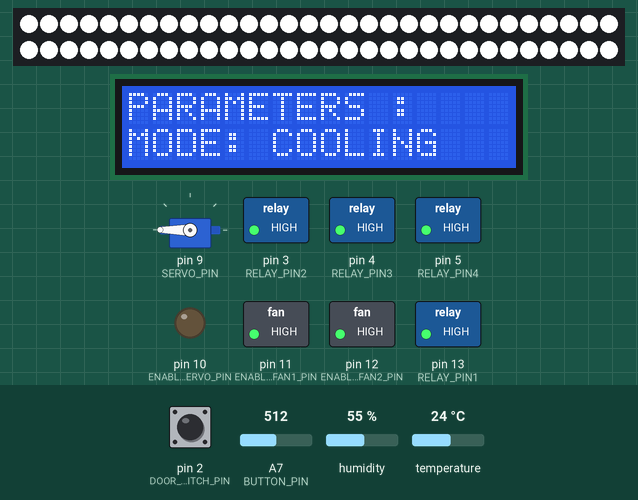
Simulated run of this sketch. Board: Arduino Nano, built with avr-gcc and run on an emulated ATmega328P. On the bench: 60 RGB LEDs in strip order, left to right, continuing on the next row, servo, 16×2 character LCD, switched loads named in the sketch (green lamp = pin HIGH), output pins drawn as LEDs (lit = HIGH). Dashed ring = blinking. Inputs (shaded band) come from the test bench; at power-on: A7 (BUTTON_PIN) = 512, pin 2 (DOOR_SWITCH_PIN) HIGH, humidity 55 %, temperature 24 °C.

Above: at 3.39 s.
3.4 s: A7 (BUTTON_PIN) set to 487
8.4 s: A7 (BUTTON_PIN) set to 459
At 10.79 s:
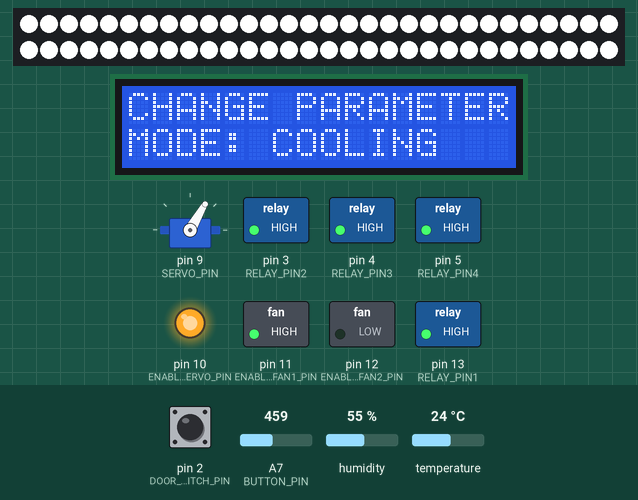
10.8 s: pin 2 (DOOR_SWITCH_PIN) pulled LOW for 0.15 s
At 11.09 s:
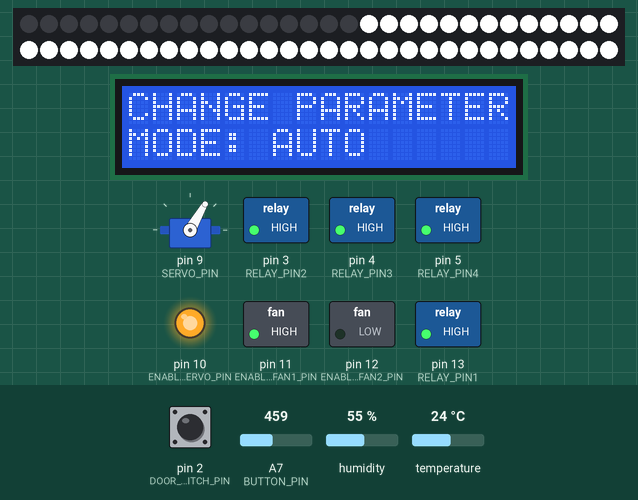
12.9 s: pin 2 (DOOR_SWITCH_PIN) pulled LOW for 1 s
At 13.64 s:
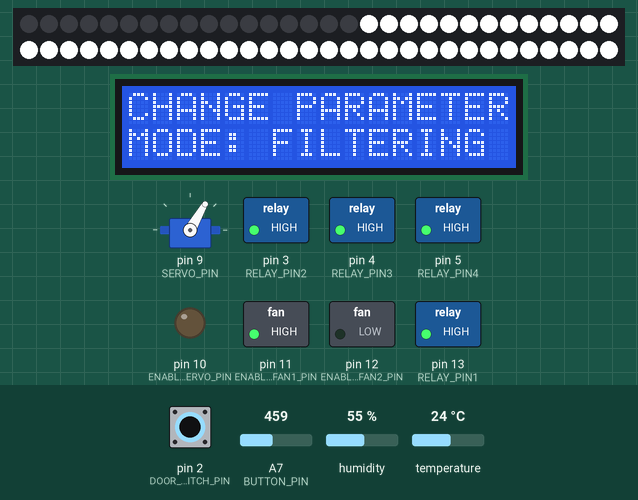
15.4 s: pin 2 (DOOR_SWITCH_PIN) pulled LOW for 3.2 s
At 19.1 s:
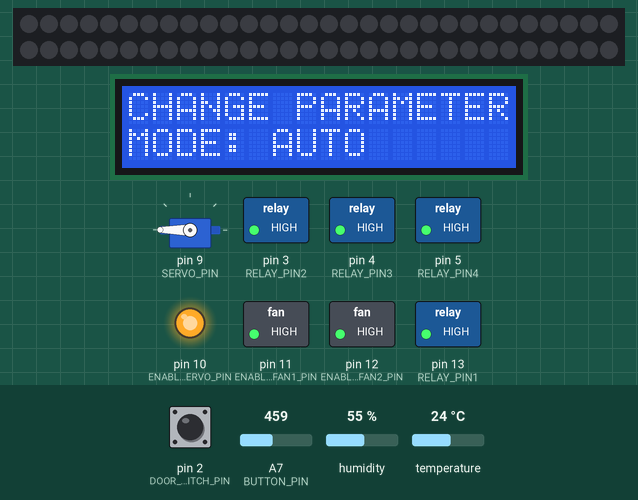
20.1 s: A7 (BUTTON_PIN) set to 258
24.0 s: A7 (BUTTON_PIN) set to 238
At 25.7 s:
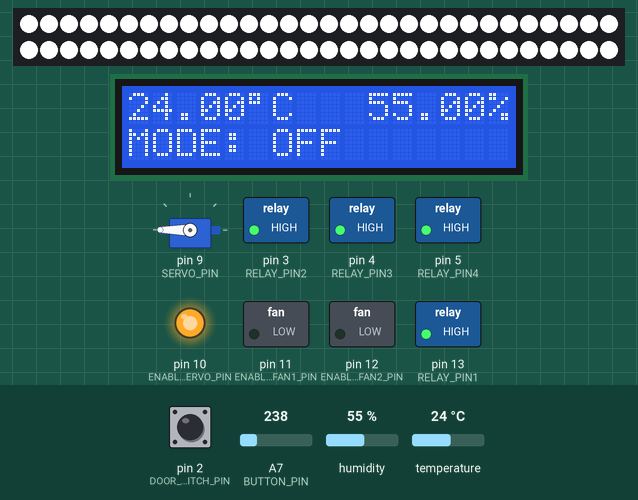
Timing chart, 0 to 27.7 s (numbered marks = the images above; inputs shaded):
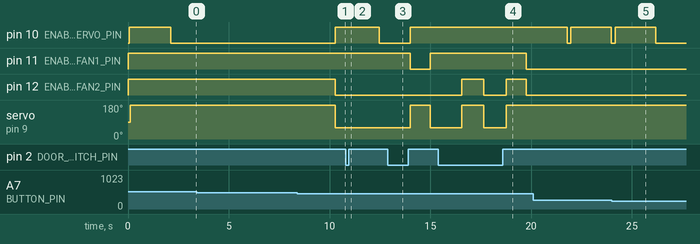

The sketch:

main_arduino.ino
```cpp
#include <Wire.h>
#include <LiquidCrystal_I2C.h>
#include "DHT.h"
#include <Servo.h>
#include <Adafruit_NeoPixel.h>


// LCD screen pins : A4 -> SDA
//                   A5 -> SCL

#define BTNRIGHT 0
#define BTNUP 1
#define BTNDOWN 2
#define BTNLEFT 3
#define BTNNONE 4
#define debounceBTN 150


#define RELAY_PIN1 13
#define RELAY_PIN2 3
#define RELAY_PIN3 4
#define RELAY_PIN4 5

#define PIXEL_PIN 6
#define DHT_PIN 7
#define SERVO_PIN 9
#define ENABLE_SERVO_PIN 10
#define ENABLE_FAN1_PIN 11
#define ENABLE_FAN2_PIN 12
#define DOOR_SWITCH_PIN 2
#define BUTTON_PIN A7

#define DHT_TYPE DHT22
#define REFRESH_DISP 200
#define REFRESH_LIGHTS 500
#define REFRESH_AIRFLOW 1000
#define REFRESH_TEMP 5000
#define TIME_TO_IDLE 600000
#define SERVO_ACTIVE_TIME 2000
#define AUTO_AIRFLOW_REFRESH 30000
#define ANIMATION_DELAY 2500

#define closedState 60
#define openedState 250


Adafruit_NeoPixel strip = Adafruit_NeoPixel(60, PIXEL_PIN, NEO_GRB + NEO_KHZ800);
LiquidCrystal_I2C lcd(0x27, 2, 1, 0, 4, 5, 6, 7, 3, POSITIVE); // Set the LCD I2C address
DHT dht(DHT_PIN, DHT_TYPE);
Servo myservo;


unsigned long lastExecDHT = 0;
unsigned long lastExecLIGHT = 0;
unsigned long lastExecAirFlow = 0;
unsigned long lastExecDISP = 0;
unsigned long activatedServo = 0;
unsigned long lastAction = 0;
unsigned long lastAutoAirFlow = 0;

float humidity = 0;
float temperature = 0;
byte lightMode = 0; // 0:DEFAULT | 1:ALWAYS ON | 2:ALWAYS OFF | 3:ANIMATION
byte lightState = 0;
byte servoState = openedState; // SERVO VALUE SEE closedState and openedState
bool servoEnState = 0; // enable or disable servo
bool fan1State = 1;
bool fan2State = 1;
byte coolingMode = 0; // 0:COOLING | 1:AUTO | 2:HEAT | 3:NONE
byte coolingState = 0;
byte menu_state = 0; // 0:MAIN | 1:VIEWPARAMS | 2:CHANGEPARAMS
byte menu2_state = 0; // 0:MAIN | 1:COOLING | 2:LIGHT | 3:3DPrinterState

bool printerState = 1;

bool backLightState = 1;

float controlledTemp = 40;

// =======================================================SETUP===============================================================
void setup()
{
  //Serial.begin(115200);
  setupfcn();
  startAnimation();
}


// =======================================================LOOP===============================================================
void loop()
{
   unsigned long rightNow = millis();

   // get new temp/hum readings
   updateDHT(rightNow);

   updateENABLESERVO(rightNow);
   // Set lights
   manageLight(rightNow);

   // Set airflow control
   manageAirFlow(rightNow);

   //check buttons and update display
   updateDISPLAY(rightNow);

   //check to make screen go dark
   checkForIdle(rightNow);
   //Serial.println(millis());
}


void manageAirFlow(unsigned long currentTime){
  if (currentTime > lastExecAirFlow+REFRESH_AIRFLOW)
  {

    switch(coolingMode){
      case 0: // COOLING
        if (coolingState != 0){
          controlServo(openedState, currentTime);
          digitalWrite(ENABLE_FAN1_PIN, HIGH);
          fan1State = 1;
          digitalWrite(ENABLE_FAN2_PIN, HIGH);
          fan2State = 1;
          coolingState = 0;
        }
        break;

      case 1: // AUTO
        if (coolingState != 1){
          coolingState = 1;
        }
        break;

      case 2: // HEAT
        if (coolingState != 2){
          controlServo(closedState, currentTime);
          digitalWrite(ENABLE_FAN1_PIN, HIGH);
          fan1State = 1;
          digitalWrite(ENABLE_FAN2_PIN, LOW);
          fan2State = 0;
          coolingState = 2;
        }
        break;

      case 3: // OFF
        if (coolingState != 3){
          controlServo(openedState, currentTime);
          digitalWrite(ENABLE_FAN1_PIN, LOW);
          fan1State = 0;
          digitalWrite(ENABLE_FAN2_PIN, LOW);
          fan2State = 0;
          coolingState = 3;
        }
        break;
    }
    lastExecAirFlow = millis();
  }


  // Auto control section
  if (coolingState == 1){
    if (currentTime > lastAutoAirFlow+AUTO_AIRFLOW_REFRESH){
      float tempDifference = temperature-controlledTemp;

      if (tempDifference < -15){ //room too cold, but printer off
        if (fan1State != 0){
          digitalWrite(ENABLE_FAN1_PIN, LOW);
          fan1State = 0;
        }
        if (fan2State != 0){
          digitalWrite(ENABLE_FAN2_PIN, LOW);
          fan2State = 0;
        }
        if (servoState != openedState){
          controlServo(openedState, currentTime);
        }
      }

      else if (tempDifference < -5){ //room too cold, but printer on
        if (fan1State != 1){
          digitalWrite(ENABLE_FAN1_PIN, HIGH);
          fan1State = 1;
        }
        if (fan2State != 0){
          digitalWrite(ENABLE_FAN2_PIN, LOW);
          fan2State = 0;
        }
        if (servoState != closedState){
          controlServo(closedState, currentTime);
        }
      }

      else if (abs(tempDifference) < 5){ //room about right
        if (fan1State != 1){
          digitalWrite(ENABLE_FAN1_PIN, HIGH);
          fan1State = 1;
        }
        if (fan2State != 0){
          digitalWrite(ENABLE_FAN2_PIN, LOW);
          fan2State = 0;
        }
        if (servoState != openedState){
          controlServo(openedState, currentTime);
        }
      }
      else if (tempDifference > 5){ //room too hot
        if (fan1State != 1){
          digitalWrite(ENABLE_FAN1_PIN, HIGH);
          fan1State = 1;
        }
        if (fan2State != 1){
          digitalWrite(ENABLE_FAN2_PIN, HIGH);
          fan2State = 1;
        }
        if (servoState != openedState){
          controlServo(openedState, currentTime);
        }
      }

      else { //room too hot
        // do nothing
      }
      lastAutoAirFlow = millis();
    }
  }
}


void controlServo(byte servoCommand, unsigned long currentTime){
  digitalWrite(ENABLE_SERVO_PIN, HIGH);
  servoEnState = 1;
  myservo.write(servoCommand);
  servoState = servoCommand;
  activatedServo = currentTime;
}

void updateENABLESERVO(unsigned long currentTime){
     if ((currentTime > activatedServo+SERVO_ACTIVE_TIME)&&(servoEnState)){
      digitalWrite(ENABLE_SERVO_PIN, LOW);
      servoEnState = 0;
   }
}


//byte lightMode = 0; // 0:DEFAULT | 1:ALWAYS ON | 2:ALWAYS OFF | 3:ANIMATION
void manageLight(unsigned long currentTime){
  if (currentTime > lastExecLIGHT+REFRESH_LIGHTS)
  {
    //Serial.print("LIGHTS");
    bool doorSwitch = digitalRead(DOOR_SWITCH_PIN);
    bool boolLightState = 0;
    if (lightState>0){boolLightState = 1;}
    switch(lightMode){
      case 0: // default
        if (doorSwitch != boolLightState){
          if (doorSwitch){
            turnLightsOn();
            lightState = 1;
          }
          else {
            turnLightsOff();
            lightState = 0;
          }
        }
        break;

      case 1: // always on
        if (lightState != 1){
          turnLightsOn();
          lightState = 1;
        }
        break;

      case 2: // always off
        if (lightState != 0){
          turnLightsOff();
          lightState = 0;
        }
        break;

      case 3: // ANIMATION
        if (lightState != 1){
          turnLightsOn();
          lightState = 1;
        }
        break;

    }
    lastExecLIGHT = millis();
  }
}

void turnLightsOn(){
  colorWipe(strip.Color(255, 255, 255), 5);
}

void turnLightsOff(){
  colorWipe(strip.Color(0, 0, 0), 5);
}


void checkForIdle(unsigned long currentTime){
  if (currentTime > lastAction+TIME_TO_IDLE)
   {
      lcd.noBacklight();
      backLightState = 0;
   }
}


void updateDHT(unsigned long currentTime){
  if (currentTime > lastExecDHT+REFRESH_TEMP)
   {
      //Serial.print("DHT");
      humidity = dht.readHumidity();
      temperature = dht.readTemperature();
      lastExecDHT = currentTime;
   }
}


//void updateLCD(unsigned long currentTime){
//  byte btn = read_LCD_buttons();
//   if (btn == BTNNONE){
//     if (currentTime > lastExecDISP+REFRESH_DISP)
//     {
//        simpleInfo(btn);
//     }
//   }
//   else {
//    if (currentTime > lastExecDISP+REFRESH_DISP)
//     {
//        interpretBTN(btn);
//        simpleInfo(btn);
//     }
//   }
//}
//
//void simpleInfo(byte btn){
//  lcd.home ();
//  lcd.print("MENU1: ");
//  lcd.print(String(menu_state));
//  lcd.print(" ");
//  lcd.print(String(btn));
//  lcd.print("        ");
//  lcd.setCursor ( 0, 1 );
//  lcd.print("MENU2: ");
//  lcd.print(String(menu2_state));
//  lcd.print(" ");
//  lcd.print(String(analogRead(BUTTON_PIN)));
//  lcd.print("       ");
//}

//byte menu_state = 0; // 0:MAIN | 1:VIEWPARAMS | 2:CHANGEPARAMS
//byte menu2_state = 0 // 0:COOLING | 1:TEMP | 2:LIGHT | 3:3DPrinterState
//byte coolingMode = 0; // 0:COOLING | 1:AUTO | 2:HEAT | 3:NONE
//byte lightMode = 0; // 0:DEFAULT | 1:ALWAYS ON | 2:ALWAYS OFF | 3:ANIMATION

void updateDISPLAY(unsigned long currentTime){
   byte btn = read_LCD_buttons();
   if (btn == BTNNONE){
     if (currentTime > lastExecDISP+REFRESH_DISP)
     {
        generateDisplay();
     }
   }
   else {
    if (currentTime > lastExecDISP+REFRESH_DISP)
     {
        interpretBTN(btn);
        generateDisplay();
     }
  }
}


void interpretBTN(byte btn){
  if (menu_state == 0){
    switch (btn){
      case BTNRIGHT :
        menu_state = 1;
        menu2_state = 0;
        break;

      case BTNDOWN :
        menu_state = 1;
        menu2_state = 0;
        break;

      case BTNUP :
        menu_state = 1;
        menu2_state = 3;
        break;
    }
  }

  else if (menu_state == 1){
    switch (btn){
      case BTNRIGHT :
        menu_state = 2;
        break;

      case BTNLEFT :
        menu_state = 0;
        break;

      case BTNDOWN :
        menu2_state = menu2_state+1;
        if (menu2_state>3){
          menu2_state = 0;
        }
        break;

      case BTNUP :
        if (menu2_state==0){
          menu2_state = 3;
        }
        else{
          menu2_state = menu2_state-1;
        }
        break;
     }
  }

  else if (menu_state == 2){
    switch (btn){
      case BTNRIGHT :
        menu_state = 0;
        break;

      case BTNLEFT :
        menu_state = 1;
        break;

      case BTNDOWN :
        switch(menu2_state){
          case 0:
            coolingMode = coolingMode + 1;
            if (coolingMode>3){coolingMode = 0;}
            break;

          case 1:
            controlledTemp = controlledTemp - 2;
            break;

          case 2:
            lightMode = lightMode + 1;
            if (lightMode>3){lightMode = 0;}
            break;

          case 3:
            printerState = not printerState;
            break;
        }
        break;

      case BTNUP :
        switch(menu2_state){
          case 0:
            if (coolingMode==0){
              coolingMode = 3;
            }
            else{
              coolingMode = coolingMode-1;
            }
            break;

          case 1:
            controlledTemp = controlledTemp + 2;
            break;

          case 2:
            if (lightMode==0){
              lightMode = 3;
            }
            else{
              lightMode = lightMode-1;
            }
            break;

          case 3:
            printerState = not printerState;
            break;
        }
        break;

     }

  }

}


void generateDisplay(){
  if (menu_state == 0){
    lcd.home ();
    lcd.print(String(temperature));
    lcd.print((char)223);
    lcd.print("C   ");
    lcd.print(String(humidity));
    lcd.print("%");
    lcd.setCursor ( 0, 1 );        // go to the next line
    lcd.print("MODE: ");
    switch (coolingMode){
      case 0:
        lcd.print("COOLING   ");
        break;
      case 1:
        lcd.print("AUTO ");
        lcd.print(String(temperature-controlledTemp));
        break;
      case 2:
        lcd.print("FILTERING ");
        break;
      case 3:
        lcd.print("OFF       ");
        break;
    }
  }


  else {
    if (menu_state == 1){
    lcd.home ();
    lcd.print("PARAMETERS :    ");
    }
    if (menu_state == 2){
    lcd.home ();
    lcd.print("CHANGE PARAMETER");
    }
    lcd.setCursor ( 0, 1 );
    switch(menu2_state){
      case 0:
        lcd.print("MODE: ");
        switch (coolingMode){
          case 0:
            lcd.print("COOLING   ");
            break;
          case 1:
            lcd.print("AUTO      ");
            break;
          case 2:
            lcd.print("FILTERING ");
            break;
          case 3:
            lcd.print("OFF       ");
            break;
          }
          break;


       case 1:
          lcd.print("CTRL TEMP: ");
          lcd.print(String(controlledTemp));
          lcd.print("  ");
          break;


       case 2:
          lcd.print("LIGHT: ");
            switch (lightMode){
              case 0:
                lcd.print("DEFAULT ");
                lcd.print(String(digitalRead(DOOR_SWITCH_PIN)));
                break;
              case 1:
                lcd.print("ALWAYS ON");
                break;
              case 2:
                lcd.print("ALW. OFF ");
                break;
              case 3:
                lcd.print("ANIMATION");
                break;
            }
            break;

        case 3:
          lcd.print("3D PRINTER: ");
          switch(printerState){
            case 0 :
              lcd.print("OFF ");
              digitalWrite(RELAY_PIN1, LOW);
              digitalWrite(RELAY_PIN2, LOW);
              digitalWrite(RELAY_PIN3, LOW);
              digitalWrite(RELAY_PIN4, LOW);

              break;
            case 1 :
              lcd.print("ON  ");
              digitalWrite(RELAY_PIN1, HIGH);
              digitalWrite(RELAY_PIN2, HIGH);
              digitalWrite(RELAY_PIN3, HIGH);
              digitalWrite(RELAY_PIN4, HIGH);
              break;
          }
      }
   }
}


int read_LCD_buttons()
{
 int adc_key_in = analogRead(BUTTON_PIN);      // read the value from the sensor
 // my buttons when read are centered at these valies: 0, 144, 329, 504, 741
 // we add approx 50 to those values and check to see if we are close
 if (adc_key_in > 900) return BTNNONE; // We make this the 1st option for speed reasons since it will be the most likely result
 // For V1.1 us this threshold

 if (backLightState == 0){
    lcd.backlight();
    backLightState = 1;
    startAnimation();
    lastAction = millis();
    return BTNNONE;
 }
 lastAction = millis();
 if (adc_key_in < 50){
   delay(debounceBTN);
   if (analogRead(BUTTON_PIN) < 50){
    return BTNUP;}
   else{return BTNNONE;}}
 if (adc_key_in < 250){
   delay(debounceBTN);
   if (analogRead(BUTTON_PIN) < 250){
     return BTNLEFT;}
   else{return BTNNONE;}}
 if (adc_key_in < 475){
   delay(debounceBTN);
   if (analogRead(BUTTON_PIN) < 475){
     return BTNDOWN;}
   else{return BTNNONE;}}
 if (adc_key_in < 675){
   delay(debounceBTN);
   if (analogRead(BUTTON_PIN) < 675){
     return BTNRIGHT; }
   else{return BTNNONE;}}

 return BTNNONE;  // when all others fail, return this...
}


void setupfcn(){
  pinMode(RELAY_PIN1, OUTPUT);
  digitalWrite(RELAY_PIN1, HIGH);
  pinMode(RELAY_PIN2, OUTPUT);
  digitalWrite(RELAY_PIN2, HIGH);
  pinMode(RELAY_PIN3, OUTPUT);
  digitalWrite(RELAY_PIN3, HIGH);
  pinMode(RELAY_PIN4, OUTPUT);
  digitalWrite(RELAY_PIN4, HIGH);

  strip.begin();
  strip.show();

  dht.begin();

  myservo.attach(SERVO_PIN);

  pinMode(ENABLE_SERVO_PIN, OUTPUT);
  digitalWrite(ENABLE_SERVO_PIN, LOW);
  pinMode(ENABLE_FAN1_PIN, OUTPUT);
  digitalWrite(ENABLE_FAN1_PIN, HIGH);
  pinMode(ENABLE_FAN2_PIN, OUTPUT);
  digitalWrite(ENABLE_FAN2_PIN, HIGH);

  pinMode(DOOR_SWITCH_PIN, INPUT_PULLUP);
  pinMode(BUTTON_PIN, INPUT);


  lcd.begin(16,2);               // initialize the lcd
  lcd.home ();                   // go home

  controlServo(openedState, millis());
}


void startAnimation()
{
  lcd.setCursor ( 0, 0 );lcd.print(">              <");lcd.setCursor ( 0, 1 ); lcd.print(">              <");
  lcd.setCursor ( 0, 0 );lcd.print(">>            <<");lcd.setCursor ( 0, 1 ); lcd.print(">>            <<");
  lcd.setCursor ( 0, 0 );lcd.print(">>>          <<<");lcd.setCursor ( 0, 1 ); lcd.print(">>>          <<<");
  lcd.setCursor ( 0, 0 );lcd.print(">>>>        <<<<");lcd.setCursor ( 0, 1 ); lcd.print(">>>>        <<<<");
  lcd.setCursor ( 0, 0 );lcd.print(">>>>>      <<<<<");lcd.setCursor ( 0, 1 ); lcd.print(">>>>>      <<<<<");
  lcd.setCursor ( 0, 0 );lcd.print(">>>>>>    <<<<<<");lcd.setCursor ( 0, 1 ); lcd.print(">>>>>>    <<<<<<");
  lcd.setCursor ( 0, 0 );lcd.print(">>>>>>>  <<<<<<<");lcd.setCursor ( 0, 1 ); lcd.print(">>>>>>>  <<<<<<<");
  lcd.setCursor ( 0, 0 );lcd.print(">>>>>>>><<<<<<<<");lcd.setCursor ( 0, 1 ); lcd.print(">>>>>>>><<<<<<<<");
  lcd.setCursor ( 0, 0 );lcd.print(">>>>>>>><<<<<<<<");lcd.setCursor ( 0, 1 ); lcd.print(">>>>>>>><<<<<<<<");
  lcd.setCursor ( 0, 0 );lcd.print(">>>>>>>><<<<<<<<");lcd.setCursor ( 0, 1 ); lcd.print(">>>>>>>><<<<<<<<");
  lcd.setCursor ( 0, 0 );lcd.print(">>>>>>>><<<<<<<<");lcd.setCursor ( 0, 1 ); lcd.print(">>>>>>>><<<<<<<<");
  lcd.setCursor ( 0, 0 );lcd.print(" >>>>>>><<<<<<< ");lcd.setCursor ( 0, 1 ); lcd.print(" >>>>>>><<<<<<< ");
  lcd.setCursor ( 0, 0 );lcd.print("  >>>>>><<<<<<  ");lcd.setCursor ( 0, 1 ); lcd.print("  >>>>>><<<<<<  ");
  lcd.setCursor ( 0, 0 );lcd.print("   >>>>><<<<<   ");lcd.setCursor ( 0, 1 ); lcd.print("   >>>>><<<<<   ");
  lcd.setCursor ( 0, 0 );lcd.print("    >>>><<<<    ");lcd.setCursor ( 0, 1 ); lcd.print("    >>>><<<<    ");
  lcd.setCursor ( 0, 0 );lcd.print("     >>><<<     ");lcd.setCursor ( 0, 1 ); lcd.print("     >>><<<     ");
  lcd.setCursor ( 0, 0 );lcd.print("      >><<      ");lcd.setCursor ( 0, 1 ); lcd.print("      >><<      ");
  lcd.setCursor ( 0, 0 );lcd.print("       ><       ");lcd.setCursor ( 0, 1 ); lcd.print("       ><       ");
  lcd.setCursor ( 0, 0 );lcd.print("       <>       ");lcd.setCursor ( 0, 1 ); lcd.print("       <>       ");
  lcd.setCursor ( 0, 0 );lcd.print("      <<>>      ");lcd.setCursor ( 0, 1 ); lcd.print("      <<>>      ");
  lcd.setCursor ( 0, 0 );lcd.print("     <<<>>>     ");lcd.setCursor ( 0, 1 ); lcd.print("     <<<>>>     ");
  lcd.setCursor ( 0, 0 );lcd.print("    <<<<>>>>    ");lcd.setCursor ( 0, 1 ); lcd.print("    <<<<>>>>    ");
  lcd.setCursor ( 0, 0 );lcd.print("   <<<<<>>>>>   ");lcd.setCursor ( 0, 1 ); lcd.print("   <<<<<>>>>>   ");
  lcd.setCursor ( 0, 0 );lcd.print("  <<<<<<>>>>>>  ");lcd.setCursor ( 0, 1 ); lcd.print("  <<<<<<>>>>>>  ");
  lcd.setCursor ( 0, 0 );lcd.print(" <<<<<<<>>>>>>> ");lcd.setCursor ( 0, 1 ); lcd.print(" <<<<<<<>>>>>>> ");
  lcd.setCursor ( 0, 0 );lcd.print("<<<<<<<<>>>>>>>>");lcd.setCursor ( 0, 1 ); lcd.print("<<<<<<<<>>>>>>>>");
  lcd.setCursor ( 0, 0 );lcd.print("<<<<<<<  >>>>>>>");lcd.setCursor ( 0, 1 ); lcd.print("<<<<<<<  >>>>>>>");
  lcd.setCursor ( 0, 0 );lcd.print("<<<<<<    >>>>>>");lcd.setCursor ( 0, 1 ); lcd.print("<<<<<<    >>>>>>");
  lcd.setCursor ( 0, 0 );lcd.print("<<<<<      >>>>>");lcd.setCursor ( 0, 1 ); lcd.print("<<<<<      >>>>>");
  lcd.setCursor ( 0, 0 );lcd.print("<<<<        >>>>");lcd.setCursor ( 0, 1 ); lcd.print("<<<<        >>>>");
  lcd.setCursor ( 0, 0 );lcd.print("<<<          >>>");lcd.setCursor ( 0, 1 ); lcd.print("<<<          >>>");
  lcd.setCursor ( 0, 0 );lcd.print("<<            >>");lcd.setCursor ( 0, 1 ); lcd.print("<<            >>");
  lcd.setCursor ( 0, 0 );lcd.print("<              >");lcd.setCursor ( 0, 1 ); lcd.print("<              >");
  lcd.setCursor ( 0, 0 );lcd.print("   3D Printer   ");lcd.setCursor ( 0, 1 ); lcd.print(" Enclosure v1.0 ");
  delay(1000);

}


// Fill the dots one after the other with a color
void colorWipe(uint32_t c, uint8_t wait) {
  for(uint16_t i=0; i<strip.numPixels(); i++) {
    strip.setPixelColor(i, c);
    strip.show();
    delay(wait);
  }
}
```

Measured:
- the behaviour switches between 475 and 474 on A7 (BUTTON_PIN) (found by bisection; images 0 and 1)
- the behaviour switches between 250 and 249 on A7 (BUTTON_PIN) (found by bisection; images 4 and 5)
- after the input at 8.4 s, pin 10 (ENABLE_SERVO_PIN): LOW → HIGH after 1.9 s; pin 12 (ENABLE_FAN2_PIN): HIGH → LOW after 1.9 s; servo on pin 9 (SERVO_PIN): 180° → 60° after 1.9 s; the display: first differs from a run without the input after 0.22 s (image 1 shows a later state)
- after the input at 10.8 s, pin 10 (ENABLE_SERVO_PIN): HIGH → LOW after 1.7 s; pin 12 (ENABLE_FAN2_PIN): stays LOW (without the input it goes to HIGH after 0.57 s); servo on pin 9 (SERVO_PIN): stays 60° (without the input it goes to 180° after 0.57 s); the display: changes after 0.15 s (image 2)
- after the input at 12.9 s, pin 10 (ENABLE_SERVO_PIN): LOW → HIGH after 1.1 s instead of 0.84 s; pin 11 (ENABLE_FAN1_PIN): HIGH → LOW after 1.1 s, → HIGH 1.0 s later; pin 12 (ENABLE_FAN2_PIN): stays LOW (without the input it goes to HIGH after 0.84 s)
- after the input at 15.4 s, pin 11 (ENABLE_FAN1_PIN): HIGH → LOW after 4.4 s
- after the input at 24.0 s, pin 10 (ENABLE_SERVO_PIN): goes on until 26.2 s, then stays LOW; the display: first differs from a run without the input after 0.35 s (image 5 shows a later state)
